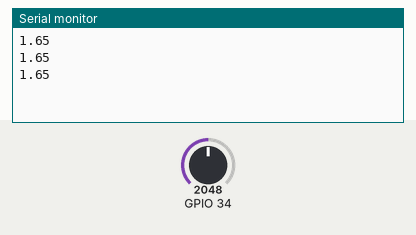
Bench run of a sketch on a simulated ESP32. Parts: the last lines printed to the serial monitor. The inputs (shaded band) are chosen by the test bench; at power-on: GPIO 34 = 2048.

Above: at 1.3 s.
1.4 s: GPIO 34 set to 2866
At 1.9 s:
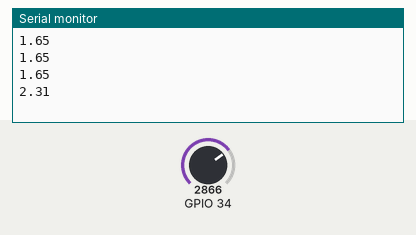
2.9 s: GPIO 34 set to 3603
At 3.4 s:
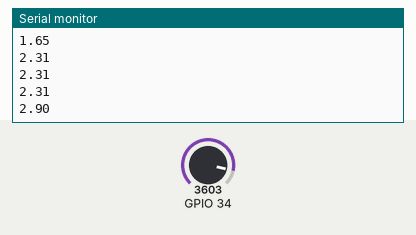
Timing chart, 0 to 5.9 s (numbered marks = the images above; inputs shaded):
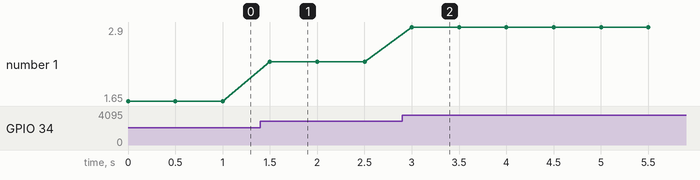

The sketch:

pH_Callibration.ino
```cpp
// DOnt use the probe, short circuit the gnd to the Probe port
int pH_Value;
float Voltage;

void setup()
{
  Serial.begin(9600);
  pinMode(pH_Value, INPUT);
}

void loop()
{
  pH_Value = analogRead(34);
  Voltage = pH_Value * (3.3 / 4095.0);
  Serial.println(Voltage);
  delay(500);
}
```

Measured:
- after the input at 1.4 s, the serial monitor: prints a new line after 0.10 s (image 1)
- after the input at 2.9 s, the serial monitor: prints a new line after 0.10 s (image 2)
- plotted number 1: 1.65 → 2.31 after the input at 1.4 s, 2.31 → 2.9 after the input at 2.9 s
